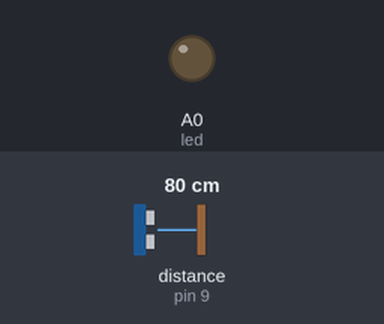
A sketch run on a simulated Arduino Uno, built with avr-gcc and run on an emulated ATmega328P. Shown: output pins drawn as LEDs (lit = HIGH). Wiring (inferred from the names in the program): ultrasonic range finder: trigger pin 8; echo pin 9. The test bench sets the inputs (shaded band); at power-on: distance to the obstacle (sensor on pin 9) 80 cm. The echo pulse lasts 58.3 µs per cm; pins used as bus, display or sensor lines are not drawn; what the sketch prints to the serial monitor is not drawn.

Above: at 0.1 s.
At 1.1 s:
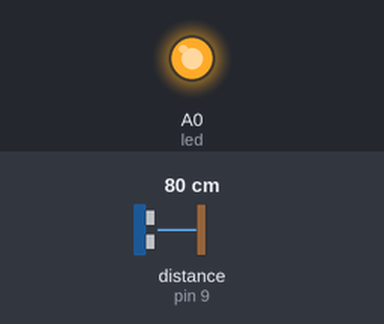
Timing chart, 0 to 2.6 s (numbered marks = the images above):
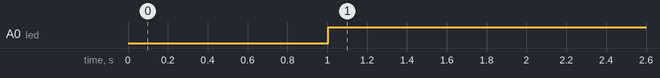

The sketch:

coa_project.ino
```cpp
float trigger=8;
float echo=9;
float led=A0;
float duration,distance;

void setup() {
  pinMode(led,OUTPUT);
  analogWrite(led,10);//dim
  pinMode(trigger,OUTPUT);
  pinMode(echo,INPUT);
  Serial.begin(9600);
}

void loop() {
  // put your main code here, to run repeatedly:
digitalWrite(trigger,HIGH);
delayMicroseconds(10);
digitalWrite(trigger,LOW);
duration=pulseIn(echo,HIGH);
distance=(duration*0.034600)/2;
Serial.print("Distance: ");
Serial.print(distance);
Serial.print("cm");
delay(1000);
if(distance <=100){
  analogWrite(led,255);
}else{
  analogWrite(led,10);
}


}
```

Measured:
- by itself, A0 (led): LOW → HIGH at 1.0 s
